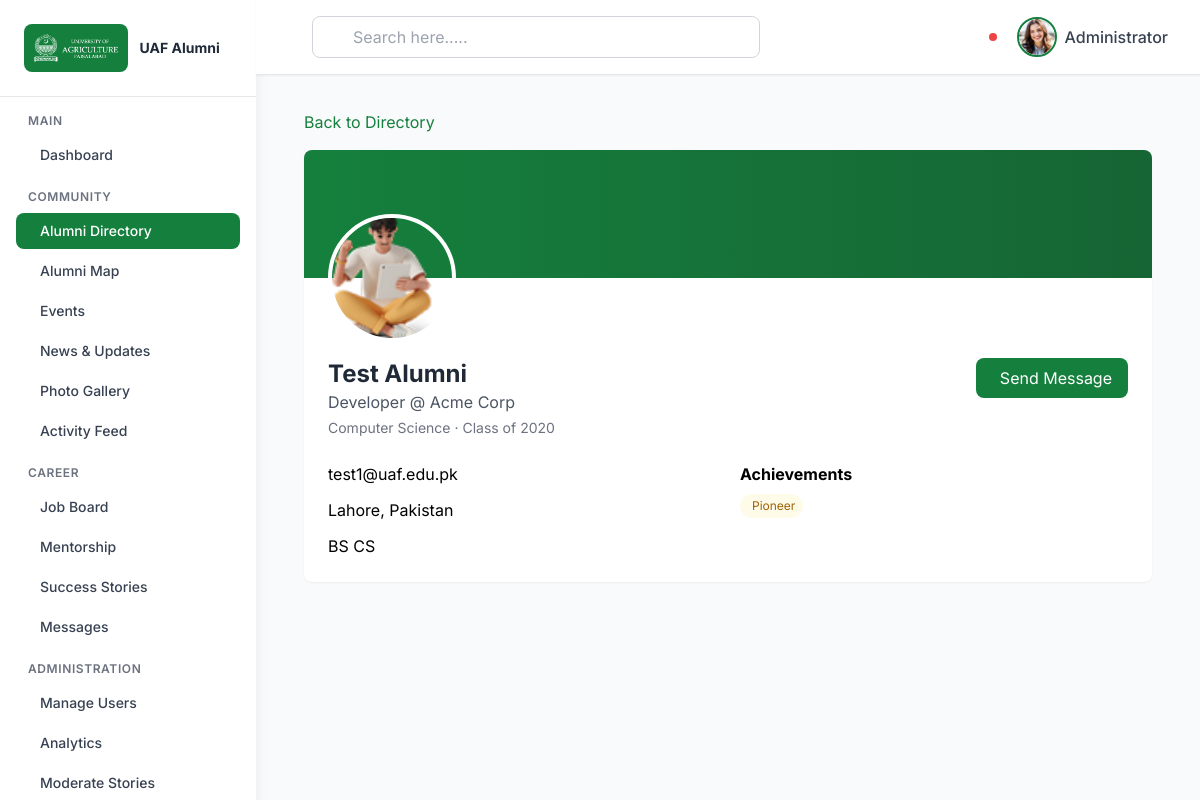
/admin/index.php?action=directory_profile&id=4 (signed in), run on the app's committed database.
### tables this page shows
CREATE TABLE `alumni` (
  `alumni_id` int(11) NOT NULL,
  `user_id` int(11) NOT NULL,
  `name` varchar(255) NOT NULL,
  `phone` varchar(20) DEFAULT NULL,
  `graduation_year` int(4) DEFAULT NULL,
  `department` varchar(100) DEFAULT NULL,
  `degree` varchar(100) DEFAULT NULL,
  `current_job` varchar(255) DEFAULT NULL,
  `company` varchar(255) DEFAULT NULL,
  `address` text DEFAULT NULL,
  `profile_picture` varchar(255) DEFAULT NULL,
  `bio` text DEFAULT NULL,
  `achievements` text DEFAULT NULL,
  `skills` text DEFAULT NULL,
  `updated_at` datetime DEFAULT NULL ON UPDATE current_timestamp(),
  `latitude` decimal(10,7) DEFAULT NULL,
  `longitude` decimal(10,7) DEFAULT NULL,
  `geocoded_address` varchar(500) DEFAULT NULL
);

CREATE TABLE `users` (
  `user_id` int(11) NOT NULL,
  `email` varchar(255) NOT NULL,
  `password` varchar(255) NOT NULL,
  `role` varchar(50) NOT NULL DEFAULT 'alumni',
  `created_at` datetime NOT NULL DEFAULT current_timestamp(),
  `status` varchar(20) DEFAULT 'active'
);

CREATE TABLE `user_badges` (
  `user_badge_id` int(11) NOT NULL,
  `user_id` int(11) NOT NULL,
  `badge_id` int(11) NOT NULL,
  `awarded_at` datetime NOT NULL DEFAULT current_timestamp()
);

CREATE TABLE `badges` (
  `badge_id` int(11) NOT NULL,
  `name` varchar(100) NOT NULL,
  `description` text DEFAULT NULL,
  `icon` varchar(255) DEFAULT NULL,
  `criteria` varchar(255) DEFAULT NULL
);

### admin/controllers/DirectoryController.php (called while the page is built, shortened)
<?php
require_once __DIR__ . '/../includes/helpers.php';
require_once __DIR__ . '/../models/Alumni.php';
class DirectoryController {
    public function profile() {
        $userId = (int)($_GET['id'] ?? 0);
        $alumniModel = new Alumni();
        $profile = $alumniModel->getByUserId($userId);
        require __DIR__ . '/../views/directory/profile.php';
    }
}

### admin/models/Alumni.php (called while the page is built, shortened)
<?php
require_once __DIR__ . '/../config/database.php';
class Alumni {
    private $conn;
    private $table = 'alumni';
    public function __construct() {
        $database = new Database();
        $this->conn = $database->getConnection();
    }
    public function getByUserId($userId) {
        $query = "SELECT a.*, u.email, u.role, u.status
                  FROM " . $this->table . " a
                  INNER JOIN users u ON a.user_id = u.user_id
                  WHERE a.user_id = :user_id";
        $stmt = $this->conn->prepare($query);
        $stmt->bindParam(':user_id', $userId);
        $stmt->execute();
        return $stmt->fetch();
    }
}

### admin/config/database.php (called while the page is built, shortened)
<?php
class Database {
    private $host = 'localhost';
    private $db_name = 'alumni_portal';
    private $username = 'root';
    private $password = '';
    public function getConnection() {
        $this->conn = null;
        try {
            $this->conn = new PDO(
                "mysql:host=" . $this->host . ";dbname=" . $this->db_name . ";charset=utf8mb4",
                $this->username,
                $this->password,
                [
                    PDO::ATTR_ERRMODE => PDO::ERRMODE_EXCEPTION,
                    PDO::ATTR_DEFAULT_FETCH_MODE => PDO::FETCH_ASSOC,
                    PDO::ATTR_EMULATE_PREPARES => false
                ]
            );
        } catch(PDOException $exception) {
            error_log("Connection error: " . $exception->getMessage());
        }
        return $this->conn;
    }
}

### admin/includes/helpers.php (called while the page is built, shortened)
<?php
function e($str) {
    return htmlspecialchars($str ?? '', ENT_QUOTES, 'UTF-8');
}

### admin/models/Badge.php (called while the page is built, shortened)
<?php
require_once __DIR__ . '/../config/database.php';
class Badge {
    private $conn;
    public function __construct() {
        $db = new Database();
        $this->conn = $db->getConnection();
    }
    public function getByUser($userId) {
        $stmt = $this->conn->prepare("SELECT b.*, ub.awarded_at FROM user_badges ub
                                      INNER JOIN badges b ON ub.badge_id=b.badge_id
                                      WHERE ub.user_id=? ORDER BY ub.awarded_at DESC");
        $stmt->execute([$userId]);
        return $stmt->fetchAll();
    }
}

### admin/views/directory/profile.php (the view, shortened to what this page needs)
<?php
require_once __DIR__ . '/../../models/Badge.php';
$badgeModel = new Badge();
$userBadges = $badgeModel->getByUser($profile['user_id']);
?>
<!DOCTYPE html>
<html lang="en">
<?php include __DIR__ . '/../shared/head.php'; ?>
<body class="bg-gray-50">
<?php include __DIR__ . '/../shared/sidebar.php'; ?>
<?php include __DIR__ . '/../shared/header.php'; ?>
<main class="lg:ml-64 pt-20 min-h-screen">
    <div class="p-6 max-w-4xl mx-auto">
        <a href="index.php?action=directory" class="text-green-700 hover:underline mb-4 inline-flex items-center"><i class="ri-arrow-left-line"></i> Back to Directory</a>
        <div class="bg-white rounded-lg shadow-sm overflow-hidden">
            <div class="bg-gradient-to-r from-green-700 to-green-800 h-32"></div>
            <div class="px-6 pb-6">
                <?php $pic = !empty($profile['profile_picture']) ? $profile['profile_picture'] : 'assets/images/avatar-with-laptop.png'; ?>
                <img src="<?= e($pic) ?>" class="w-32 h-32 rounded-full border-4 border-white -mt-16 mb-4 object-cover" alt="">
                <div class="flex items-start justify-between flex-wrap">
                    <div>
                        <h1 class="text-2xl font-bold text-gray-800"><?= e($profile['name']) ?></h1>
                        <p class="text-gray-600"><?= e($profile['current_job'] ?: 'Alumni') ?> <?= $profile['company'] ? '@ ' . e($profile['company']) : '' ?></p>
                        <p class="text-sm text-gray-500 mt-1"><?= e($profile['department'] ?: '') ?> · Class of <?= e($profile['graduation_year'] ?: 'N/A') ?></p>
                    </div>
                    <?php if ($profile['user_id'] != $_SESSION['user_id']): ?>
                        <a href="index.php?action=conversation&with=<?= $profile['user_id'] ?>" class="bg-green-700 text-white px-4 py-2 rounded-lg hover:bg-green-800 flex items-center space-x-2">
                            <i class="ri-message-3-line"></i><span>Send Message</span>
                        </a>
                    <?php endif; ?>
                </div>
                <div class="grid grid-cols-1 md:grid-cols-2 gap-6 mt-6">
                    <div class="space-y-3">
                        <div><i class="ri-mail-line text-gray-400"></i> <?= e($profile['email']) ?></div>
                        <?php if ($profile['address']): ?><div><i class="ri-map-pin-line text-gray-400"></i> <?= e($profile['address']) ?></div><?php endif; ?>
                        <?php if ($profile['degree']): ?><div><i class="ri-graduation-cap-line text-gray-400"></i> <?= e($profile['degree']) ?></div><?php endif; ?>
                    </div>
                    <div>
                        <?php if (!empty($userBadges)): ?>
                            <h3 class="font-bold mb-2">Achievements</h3>
                            <div class="flex flex-wrap gap-2">
                                <?php foreach ($userBadges as $b): ?>
                                    <span class="inline-flex items-center space-x-1 bg-yellow-50 text-yellow-700 px-2 py-1 rounded-full text-xs">
                                        <i class="<?= e($b['icon']) ?>"></i><span><?= e($b['name']) ?></span>
                                    </span>
                                <?php endforeach; ?>
                            </div>
                        <?php endif; ?>
                    </div>
                </div>
            </div>
        </div>
    </div>
</main>
</body>
</html>

### admin/views/shared/head.php (style rules this page uses)
:root { --primary-green: #1a5f3f; --primary-green-dark: #0f4a2f; --primary-green-light: #2d7a5a; }
body { font-family: 'Inter', sans-serif; }

### data on the page
alumni: name "Test Alumni", current_job "Developer", company "Acme Corp", department "Computer Science", graduation_year "2020", user.email "test1@uaf.edu.pk", address "Lahore, Pakistan", degree "BS CS"
user_badges: badge.name "Pioneer"

### other printed values
$_SESSION['name'] "Administrator"
